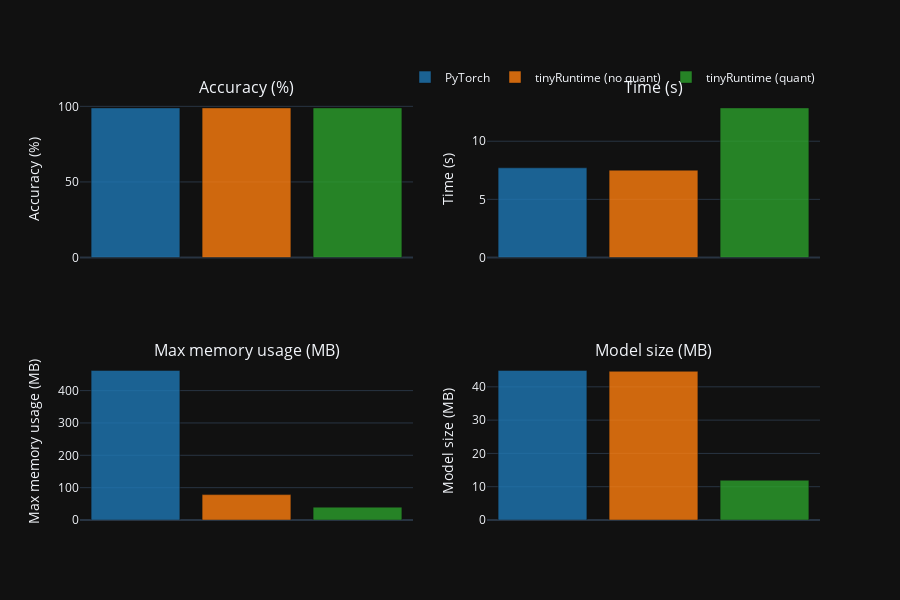

The notebook cell saved with this chart:
### Markdown cell above
## ARM

### Code cell
#| label: fig-arm
#| fig-cap: "Performance comparison on ARM"

bg_color = "#002B36"
df_arm = df[df["Platform"] == "arm64"]
plot_perf_comp(df_arm)

### Figure 1 — Plotly figure (JSON) as saved in the notebook; plotly's stock layout.template omitted (floating-point values rounded to 4 significant figures)
{"data": [{"marker": {"color": "rgba(31, 119, 180, 0.8)"}, "name": "PyTorch", "showlegend": true, "type": "bar", "x": ["PyTorch"], "xaxis": "x", "y": [99], "yaxis": "y"}, {"marker": {"color": "rgba(255, 127, 14, 0.8)"}, "name": "tinyRuntime (no quant)", "showlegend": true, "type": "bar", "visible": true, "x": ["tinyRuntime (no quant)"], "xaxis": "x", "y": [99], "yaxis": "y"}, {"marker": {"color": "rgba(44, 160, 44, 0.8)"}, "name": "tinyRuntime (quant)", "showlegend": true, "type": "bar", "x": ["tinyRuntime (quant)"], "xaxis": "x", "y": [99], "yaxis": "y"}, {"marker": {"color": "rgba(31, 119, 180, 0.8)"}, "name": "PyTorch", "showlegend": false, "type": "bar", "x": ["PyTorch"], "xaxis": "x2", "y": [7.714], "yaxis": "y2"}, {"marker": {"color": "rgba(255, 127, 14, 0.8)"}, "name": "tinyRuntime (no quant)", "showlegend": false, "type": "bar", "x": ["tinyRuntime (no quant)"], "xaxis": "x2", "y": [7.512], "yaxis": "y2"}, {"marker": {"color": "rgba(44, 160, 44, 0.8)"}, "name": "tinyRuntime (quant)", "showlegend": false, "type": "bar", "x": ["tinyRuntime (quant)"], "xaxis": "x2", "y": [12.87], "yaxis": "y2"}, {"marker": {"color": "rgba(31, 119, 180, 0.8)"}, "name": "PyTorch", "showlegend": false, "type": "bar", "x": ["PyTorch"], "xaxis": "x3", "y": [462.5], "yaxis": "y3"}, {"marker": {"color": "rgba(255, 127, 14, 0.8)"}, "name": "tinyRuntime (no quant)", "showlegend": false, "type": "bar", "x": ["tinyRuntime (no quant)"], "xaxis": "x3", "y": [78.47], "yaxis": "y3"}, {"marker": {"color": "rgba(44, 160, 44, 0.8)"}, "name": "tinyRuntime (quant)", "showlegend": false, "type": "bar", "x": ["tinyRuntime (quant)"], "xaxis": "x3", "y": [39.77], "yaxis": "y3"}, {"marker": {"color": "rgba(31, 119, 180, 0.8)"}, "name": "PyTorch", "showlegend": false, "type": "bar", "x": ["PyTorch"], "xaxis": "x4", "y": [44.94], "yaxis": "y4"}, {"marker": {"color": "rgba(255, 127, 14, 0.8)"}, "name": "tinyRuntime (no quant)", "showlegend": false, "type": "bar", "x": ["tinyRuntime (no quant)"], "xaxis": "x4", "y": [44.66], "yaxis": "y4"}, {"marker": {"color": "rgba(44, 160, 44, 0.8)"}, "name": "tinyRuntime (quant)", "showlegend": false, "type": "bar", "x": ["tinyRuntime (quant)"], "xaxis": "x4", "y": [11.95], "yaxis": "y4"}], "layout": {"annotations": [{"font": {"size": 16}, "showarrow": false, "text": "Accuracy (%)", "x": 0.225, "xanchor": "center", "xref": "paper", "y": 1, "yanchor": "bottom", "yref": "paper"}, {"font": {"size": 16}, "showarrow": false, "text": "Time (s)", "x": 0.775, "xanchor": "center", "xref": "paper", "y": 1, "yanchor": "bottom", "yref": "paper"}, {"font": {"size": 16}, "showarrow": false, "text": "Max memory usage (MB)", "x": 0.225, "xanchor": "center", "xref": "paper", "y": 0.375, "yanchor": "bottom", "yref": "paper"}, {"font": {"size": 16}, "showarrow": false, "text": "Model size (MB)", "x": 0.775, "xanchor": "center", "xref": "paper", "y": 0.375, "yanchor": "bottom", "yref": "paper"}], "height": 600, "legend": {"orientation": "h", "x": 1, "xanchor": "right", "y": 1.02, "yanchor": "bottom"}, "width": 900, "xaxis": {"anchor": "y", "autorange": true, "domain": [0, 0.45], "range": [-0.5, 2.5], "showticklabels": false, "type": "category"}, "xaxis2": {"anchor": "y2", "autorange": true, "domain": [0.55, 1], "range": [-0.5, 2.5], "showticklabels": false, "type": "category"}, "xaxis3": {"anchor": "y3", "autorange": true, "domain": [0, 0.45], "range": [-0.5, 2.5], "showticklabels": false, "type": "category"}, "xaxis4": {"anchor": "y4", "autorange": true, "domain": [0.55, 1], "range": [-0.5, 2.5], "showticklabels": false, "type": "category"}, "yaxis": {"anchor": "x", "autorange": true, "domain": [0.625, 1], "range": [0, 104.2], "title": {"text": "Accuracy (%)"}, "type": "linear"}, "yaxis2": {"anchor": "x2", "autorange": true, "domain": [0.625, 1], "range": [0, 13.55], "title": {"text": "Time (s)"}, "type": "linear"}, "yaxis3": {"anchor": "x3", "autorange": true, "domain": [0, 0.375], "range": [0, 486.8], "title": {"text": "Max memory usage (MB)"}, "type": "linear"}, "yaxis4": {"anchor": "x4", "autorange": true, "domain": [0, 0.375], "range": [0, 47.3], "title": {"text": "Model size (MB)"}, "type": "linear"}}}
